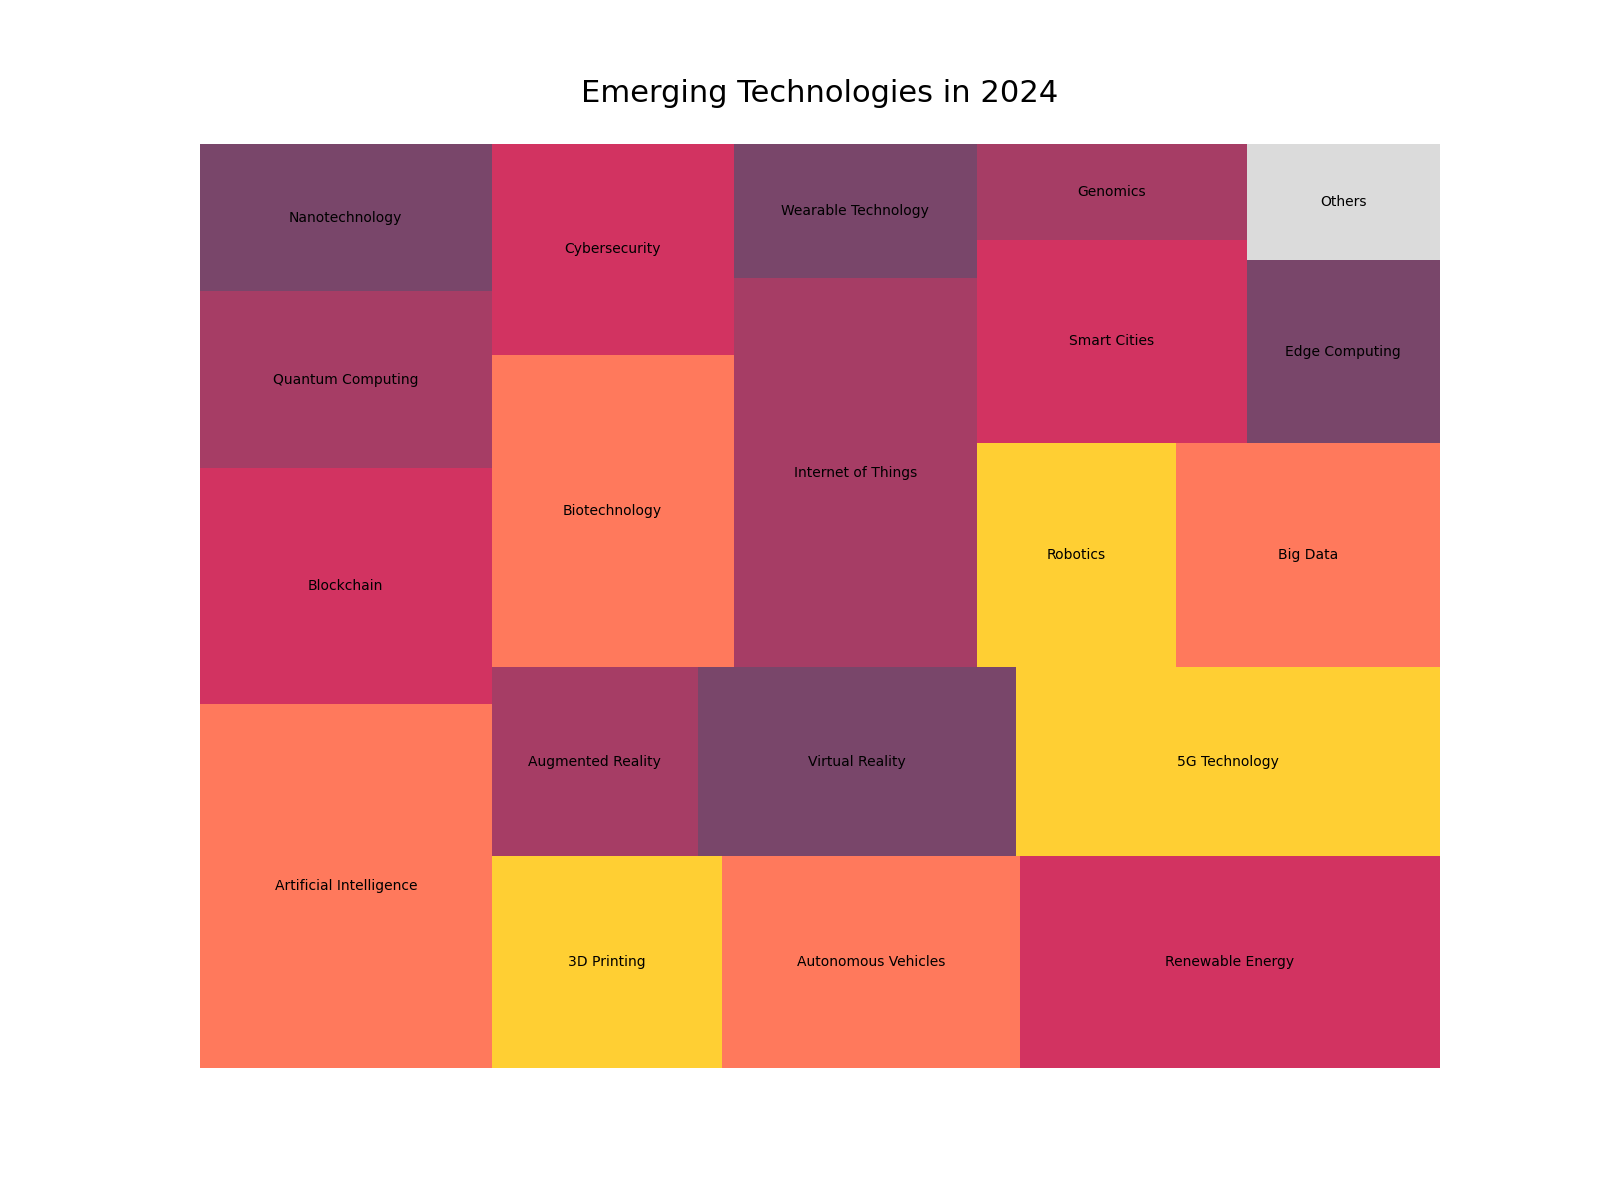

Here is the Python script that generated this plot:

import matplotlib.pyplot as plt
import squarify

# Data points
topics = ['Artificial Intelligence', 'Blockchain', 'Quantum Computing', 'Nanotechnology', '3D Printing', 
          'Autonomous Vehicles', 'Renewable Energy', 'Augmented Reality', 'Virtual Reality', '5G Technology', 
          'Biotechnology', 'Cybersecurity', 'Internet of Things', 'Wearable Technology', 'Robotics', 
          'Big Data', 'Smart Cities', 'Genomics', 'Edge Computing', 'Others']
percentages = [18.5, 12.0, 9.0, 7.5, 8.5, 11.0, 15.5, 6.8, 10.5, 14.0, 13.2, 8.9, 16.5, 5.7, 7.8, 10.3, 9.6, 4.5, 6.2, 3.9]

# Color scheme
colors = ['#FF5733', '#C70039', '#900C3F', '#581845', '#FFC300', '#FF5733', '#C70039', '#900C3F',
          '#581845', '#FFC300', '#FF5733', '#C70039', '#900C3F', '#581845', '#FFC300', '#FF5733',
          '#C70039', '#900C3F', '#581845', '#D3D3D3']

plt.figure(figsize=(16, 12))
squarify.plot(sizes=percentages, label=topics, color=colors, alpha=0.8)

# Chart details
plt.title('Emerging Technologies in 2024', fontsize=22, pad=30)
plt.axis('off')

plt.show()
